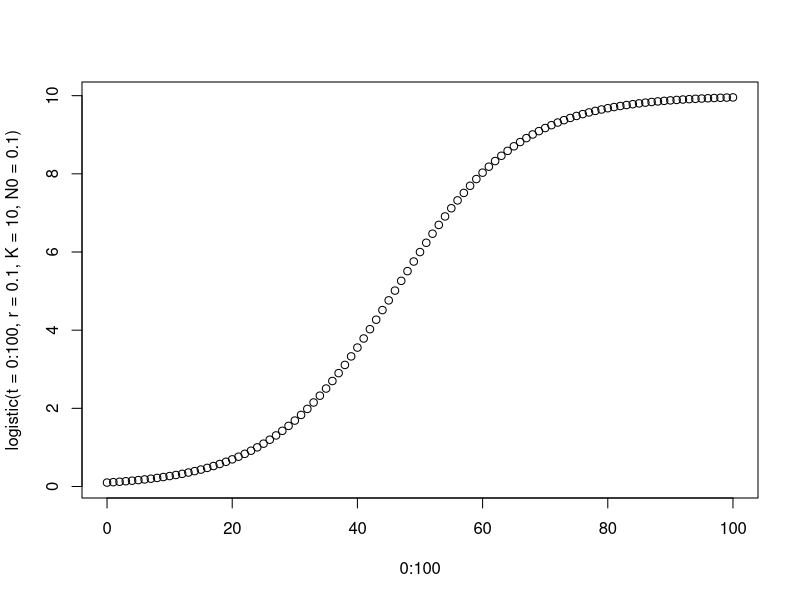
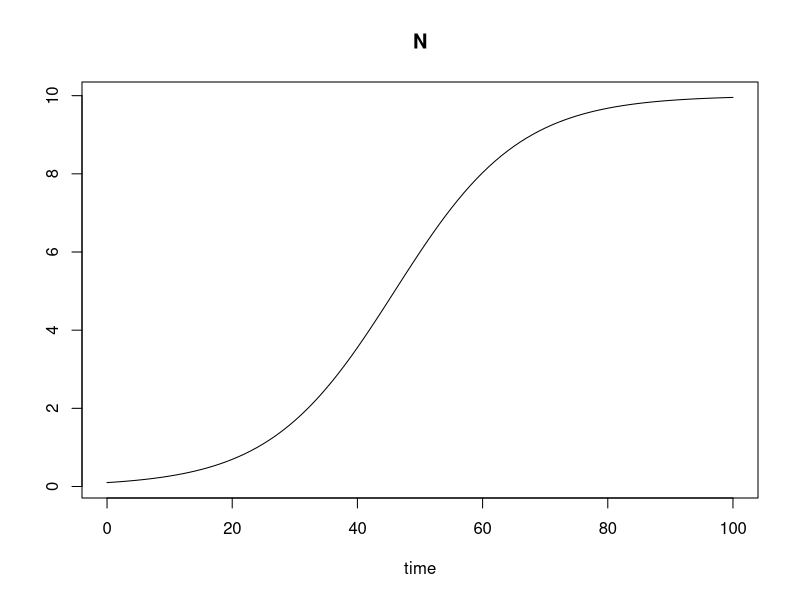
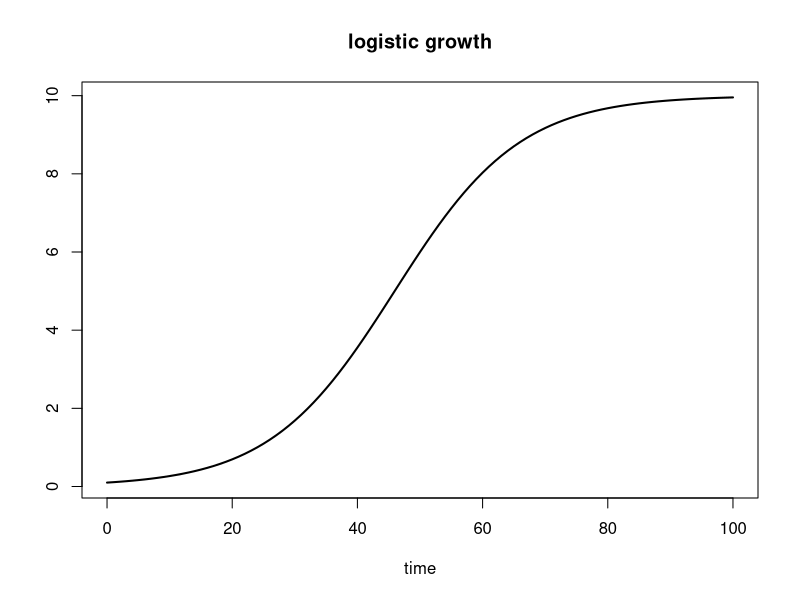
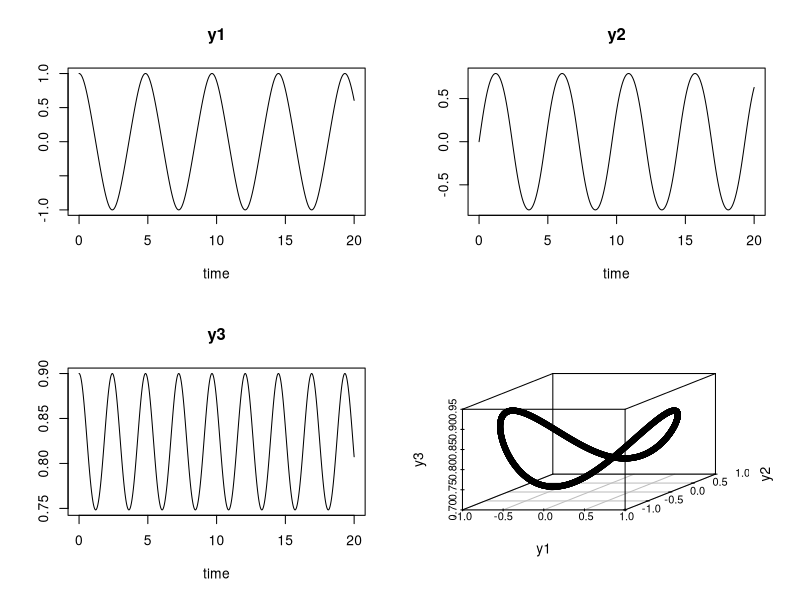
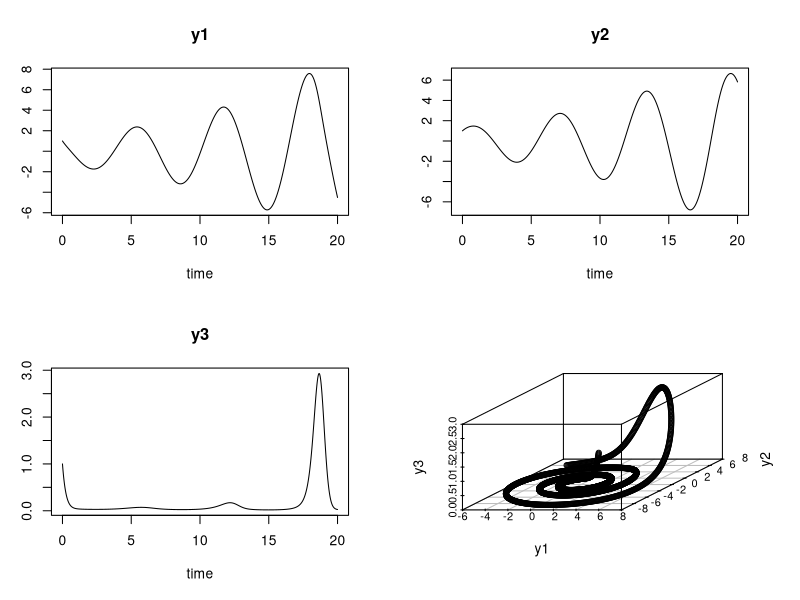

Here is the R script that generated these plots, in order:
## ---- chunk 1
library(deSolve)
library(scatterplot3d)
## ---- chunk 2
logistic <- function(t, r, K, N0) {
  K*N0*exp(r*t)/(K + N0*(exp(r*t) - 1))
}
plot(0:100, logistic(t = 0:100, r = 0.1, K = 10, N0 = 0.1))
## ---- chunk 3
model <- function (time, y, parms) {
  with(as.list(c(y, parms)), {
  	# Differential equation "similar to formula on paper"
    dN <- r*N*(1 - N/K) 
	list(dN)})
}
y     <- c(N = 0.1)
parms <- c(r = 0.1, K = 10)
times <- seq(0, 100, 1)
# Numerical methods provided by the deSolve package
out <- ode(y, times, model, parms)
plot(out)
## ---- chunk 4
head(out, n = 4)
## ---- chunk 5
summary(out)
## ---- chunk 6
plot(out, main = "logistic growth", lwd = 2)
## ---- chunk 7
diagnostics(out)
## ---- chunk 8
rigidode <- function(t, y, parms) {
	dy1 <- -2.00*y[2]*y[3] 
	dy2 <-  1.25*y[1]*y[3] 
	dy3 <- -0.50*y[1]*y[2] 
	list(c(dy1, dy2, dy3))
}
yini  <- c(y1 = 1, y2 = 0, y3 = 0.9)
times <- seq(from = 0, to = 20, by = 0.01)
out   <- ode(times = times, y = yini, func = rigidode, parms = NULL)
head(out, n = 3)
## ---- chunk 9
plot(out)
par(mar = c(0, 0, 0, 0)) 
scatterplot3d(out[, -1])
## ---- chunk 10
Rossler <- function(t, y, parms) {
  # Parameters (pass into function?)
  a <- 0.2
  b <- 0.2
  c <- 5
  #
  dy1 <- -y[2] - y[3]
  dy2 <-  y[1] + a*y[2]
  dy3 <-  b + y[3]*(y[1] - c)
  list(c(dy1, dy2, dy3))
}
yini  <- c(y1 = 1, y2 = 1, y3 = 1)
times <- seq(from = 0, to = 20, by = 0.01)
out   <- ode(times = times, y = yini, func = Rossler, parms = NULL)
head(out, n = 3)

#plotting the solutions
plot(out)
par(mar = c(0, 0, 0, 0)) 
scatterplot3d(out[, -1])
